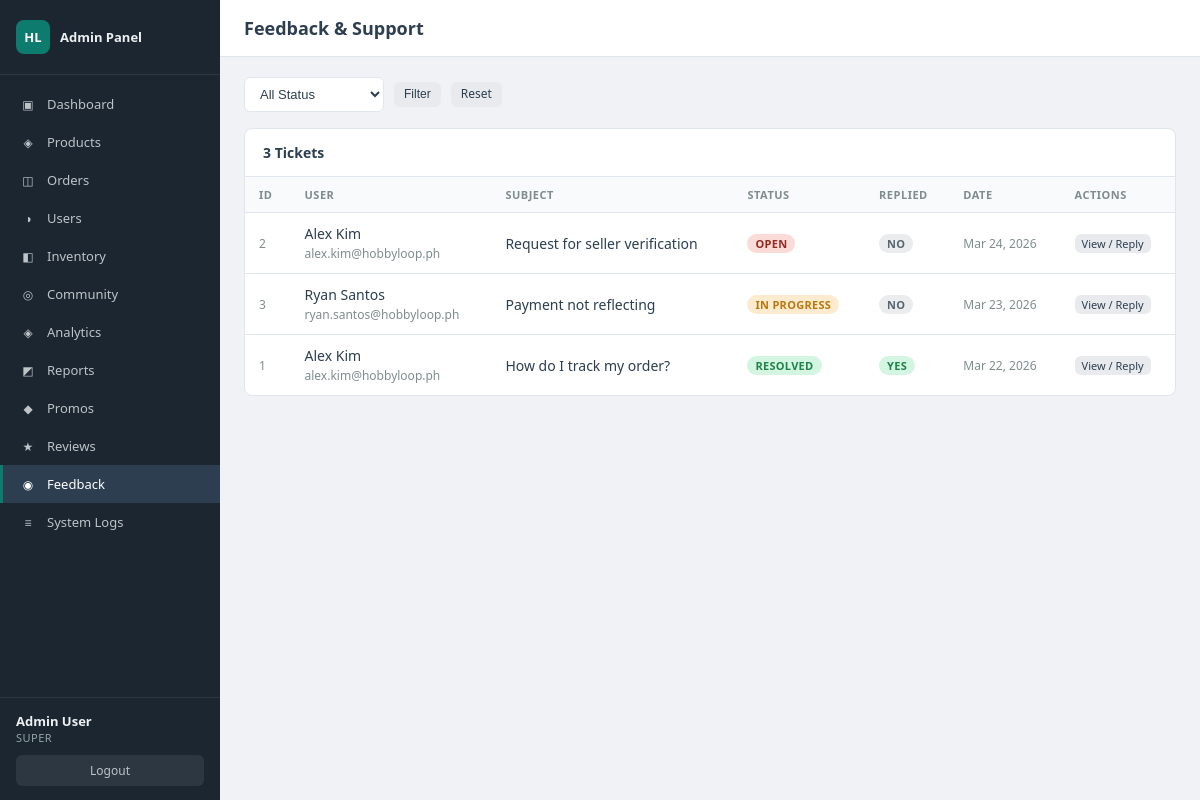
The app's page /admin/feedback.php (signed in) with its own data.
### tables this page shows
CREATE TABLE feedback_messages (
    id INT AUTO_INCREMENT PRIMARY KEY,
    user_id INT NOT NULL,
    subject VARCHAR(100) NOT NULL,
    message TEXT NOT NULL,
    status ENUM('open','in_progress','resolved','closed') DEFAULT 'open',
    admin_reply TEXT,
    created_at TIMESTAMP DEFAULT CURRENT_TIMESTAMP,
    updated_at TIMESTAMP DEFAULT CURRENT_TIMESTAMP ON UPDATE CURRENT_TIMESTAMP,
    FOREIGN KEY (user_id) REFERENCES users(id) ON DELETE CASCADE
);

CREATE TABLE users (
    id INT AUTO_INCREMENT PRIMARY KEY,
    first_name VARCHAR(50) NOT NULL,
    last_name VARCHAR(50) NOT NULL,
    email VARCHAR(100) NOT NULL UNIQUE,
    username VARCHAR(50) UNIQUE DEFAULT NULL,
    password_hash VARCHAR(255) NOT NULL,
    phone VARCHAR(20),
    avatar_initials VARCHAR(5),
    avatar_color VARCHAR(7) DEFAULT '#0D7C6E',
    role ENUM('buyer','seller','admin') DEFAULT 'buyer',
    admin_level ENUM('super','editor','viewer') DEFAULT NULL,
    trust_badge VARCHAR(50) DEFAULT 'New Member',
    is_verified TINYINT(1) DEFAULT 0,
    created_at TIMESTAMP DEFAULT CURRENT_TIMESTAMP,
    updated_at TIMESTAMP DEFAULT CURRENT_TIMESTAMP ON UPDATE CURRENT_TIMESTAMP
);

### admin/feedback.php (the view, shortened to what this page needs)
<?php
require_once __DIR__ . '/includes/header.php';
$page    = max(1, (int) ($_GET['page'] ?? 1));
$per_page = 20;
$offset  = ($page - 1) * $per_page;
$where = []; $params = [];
$sql_where = $where ? 'WHERE ' . implode(' AND ', $where) : '';
$total = $pdo->prepare("SELECT COUNT(*) FROM feedback_messages fm $sql_where");
$total->execute($params);
$total_count = (int) $total->fetchColumn();
$stmt = $pdo->prepare("
    SELECT fm.*, u.first_name, u.last_name, u.email
    FROM feedback_messages fm
    JOIN users u ON u.id = fm.user_id
    $sql_where
    ORDER BY FIELD(fm.status,'open','in_progress','resolved','closed'), fm.created_at DESC
    LIMIT $per_page OFFSET $offset
");
$stmt->execute($params);
$tickets = $stmt->fetchAll();
$detail = null;
$statuses = ['open','in_progress','resolved','closed'];
$status_classes = ['open'=>'badge-red','in_progress'=>'badge-orange','resolved'=>'badge-green','closed'=>'badge-gray'];
require_once __DIR__ . '/includes/sidebar.php';
?>
<?php if ($detail): ?>
<div class="gap-2" style="margin-bottom:16px">
    <a href="/hobbyloop/admin/feedback.php" class="btn btn-gray btn-sm">← Back</a>
</div>
<div class="two-col">
    <div>
        <div class="card">
            <div class="card-header">Ticket #<?= $detail['id'] ?> — <?= htmlspecialchars($detail['subject']) ?></div>
            <div class="card-body">
                <p><strong>From:</strong> <?= htmlspecialchars($detail['first_name'] . ' ' . $detail['last_name']) ?> &lt;<?= htmlspecialchars($detail['email']) ?>&gt;</p>
                <p><strong>Date:</strong> <?= date('M j, Y g:i A', strtotime($detail['created_at'])) ?></p>
                <p><strong>Status:</strong> <span class="badge <?= $status_classes[$detail['status']] ?? 'badge-gray' ?>"><?= htmlspecialchars($detail['status']) ?></span></p>
                <hr style="margin:12px 0;border:none;border-top:1px solid var(--border)">
                <div style="background:#f8fafc;padding:12px;border-radius:6px;font-size:13px;line-height:1.6;white-space:pre-wrap"><?= htmlspecialchars($detail['message']) ?></div>
                <?php if ($detail['admin_reply']): ?>
                <hr style="margin:12px 0;border:none;border-top:1px solid var(--border)">
                <p><strong>Admin Reply:</strong></p>
                <div style="background:#d1f2eb;padding:12px;border-radius:6px;font-size:13px;line-height:1.6;white-space:pre-wrap"><?= htmlspecialchars($detail['admin_reply']) ?></div>
                <?php endif; ?>
            </div>
        </div>
    </div>
    <div>
        <div class="card">
            <div class="card-header">Respond</div>
            <div class="card-body">
                <form method="POST">
                    <input type="hidden" name="action" value="update">
                    <input type="hidden" name="fb_id" value="<?= $detail['id'] ?>">
                    <div class="form-group">
                        <label>Status</label>
                        <select name="status">
                            <?php foreach ($statuses as $s): ?>
                            <option value="<?= $s ?>" <?= $detail['status'] === $s ? 'selected' : '' ?>><?= ucfirst(str_replace('_', ' ', $s)) ?></option>
                            <?php endforeach; ?>
                        </select>
                    </div>
                    <div class="form-group">
                        <label>Admin Reply</label>
                        <textarea name="admin_reply" rows="6" placeholder="Write your response here..."><?= htmlspecialchars($detail['admin_reply'] ?? '') ?></textarea>
                    </div>
                    <button type="submit" class="btn btn-primary">Save Response</button>
                </form>
            </div>
        </div>
    </div>
</div>
<?php else: ?>
<div class="filters">
    <form method="GET" style="display:contents">
        <select name="status">
            <option value="">All Status</option>
        </select>
        <button type="submit" class="btn btn-gray btn-sm">Filter</button>
        <a href="/hobbyloop/admin/feedback.php" class="btn btn-gray btn-sm">Reset</a>
    </form>
</div>
<div class="card mb-0">
    <div class="card-header"><?= number_format($total_count) ?> Tickets</div>
    <div class="table-wrap">
        <table>
            <thead><tr>
                <th>ID</th><th>User</th><th>Subject</th><th>Status</th>
                <th>Replied</th><th>Date</th><th>Actions</th>
            </tr></thead>
            <tbody>
            <?php if (empty($tickets)): ?>
                <tr><td colspan="7" class="text-center text-muted" style="padding:24px">No feedback tickets.</td></tr>
            <?php else: ?>
            <?php foreach ($tickets as $t): ?>
            <tr>
                <td class="text-muted"><?= $t['id'] ?></td>
                <td>
                    <?= htmlspecialchars($t['first_name'] . ' ' . $t['last_name']) ?><br>
                    <span class="text-muted"><?= htmlspecialchars($t['email']) ?></span>
                </td>
                <td><?= htmlspecialchars($t['subject']) ?></td>
                <td><span class="badge <?= $status_classes[$t['status']] ?? 'badge-gray' ?>"><?= htmlspecialchars(str_replace('_',' ',$t['status'])) ?></span></td>
                <td><?= $t['admin_reply'] ? '<span class="badge badge-green">Yes</span>' : '<span class="badge badge-gray">No</span>' ?></td>
                <td class="text-muted"><?= date('M j, Y', strtotime($t['created_at'])) ?></td>
                <td><a href="?id=<?= $t['id'] ?>" class="btn btn-gray btn-xs">View / Reply</a></td>
            </tr>
            <?php endforeach; ?>
            <?php endif; ?>
            </tbody>
        </table>
    </div>
</div>
<?php endif; ?>
<?php require_once __DIR__ . '/includes/footer.php'; ?>

### admin/admin.css (style rules this page uses)
*, *::before, *::after { box-sizing: border-box; margin: 0; padding: 0; }
:root { --sidebar-w: 220px; --teal: #0D7C6E; --teal-dark: #0a6459; --sidebar-bg: #1b2631; --sidebar-hover: #2c3e50; --sidebar-active: #0D7C6E; --text: #2c3e50; --text-light: #7f8c8d; --bg: #f0f2f5; --card-bg: #ffffff; --border: #e0e6ed; --red: #e74c3c; --green: #27ae60; --orange: #e67e22; --blue: #2980b9; }
body { font-family: 'Segoe UI', system-ui, sans-serif; font-size: 14px; color: var(--text); background: var(--bg); }
.card { background: var(--card-bg); border: 1px solid var(--border); border-radius: 8px; margin-bottom: 20px; overflow: hidden; }
.card-header { padding: 14px 18px; border-bottom: 1px solid var(--border); font-weight: 600; font-size: 14px; display: flex; align-items: center; justify-content: space-between; gap: 10px; }
.table-wrap { overflow-x: auto; }
table { width: 100%; border-collapse: collapse; }
thead th { padding: 10px 14px; text-align: left; font-size: 11px; font-weight: 600; text-transform: uppercase; letter-spacing: .5px; color: var(--text-light); border-bottom: 1px solid var(--border); background: #f8fafc; }
tbody td { padding: 11px 14px; border-bottom: 1px solid var(--border); vertical-align: middle; }
tbody tr:last-child td { border-bottom: none; }
.badge { display: inline-block; padding: 2px 8px; border-radius: 20px; font-size: 11px; font-weight: 600; text-transform: uppercase; letter-spacing: .3px; }
.badge-green { background: #d5f5e3; color: #1e8449; }
.badge-orange { background: #fdebd0; color: #b9770e; }
.badge-red { background: #fadbd8; color: #922b21; }
.badge-gray { background: #eaecee; color: #566573; }
.btn { display: inline-flex; align-items: center; gap: 5px; padding: 7px 14px; border: none; border-radius: 6px; font-size: 13px; font-weight: 500; cursor: pointer; text-decoration: none; transition: opacity .15s; line-height: 1.4; }
.btn-gray { background: #e8eaed; color: var(--text); }
.btn-sm { padding: 4px 10px; font-size: 12px; }
.btn-xs { padding: 2px 7px; font-size: 11px; }
input[type=text], input[type=email], input[type=number], input[type=date], input[type=password], select, textarea { width: 100%; padding: 8px 11px; border: 1px solid var(--border); border-radius: 6px; font-size: 13px; color: var(--text); background: #fff; transition: border-color .15s; }
.filters { display: flex; align-items: center; gap: 10px; flex-wrap: wrap; margin-bottom: 16px; }
.filters select, .filters input[type=text] { width: auto; min-width: 140px; }
.text-muted { color: var(--text-light); font-size: 12px; }
.mb-0 { margin-bottom: 0; }

### records on screen
feedback_messages: id "2", user.last_name "Alex Kim", user.email "alex.kim@hobbyloop.ph", subject "Request for seller verification", status "OPEN", shows "NO", created_at "Mar 24, 2026"
feedback_messages: id "3", user.last_name "Ryan Santos", user.email "ryan.santos@hobbyloop.ph", subject "Payment not reflecting", status "IN PROGRESS", shows "NO", created_at "Mar 23, 2026"
feedback_messages: id "1", user.last_name "Alex Kim", user.email "alex.kim@hobbyloop.ph", subject "How do I track my order?", status "RESOLVED", shows "YES", created_at "Mar 22, 2026"

### other values on screen
$item['icon'] "▣"
$item['label'] "Dashboard"
$item['icon'] "◈"
$item['label'] "Products"
$item['icon'] "◫"
$item['label'] "Orders"
$item['icon'] "◑"
$item['label'] "Users"
$item['icon'] "◧"
$item['label'] "Inventory"
$item['icon'] "◎"
$item['label'] "Community"
$item['label'] "Analytics"
$item['icon'] "◩"
$item['label'] "Reports"
